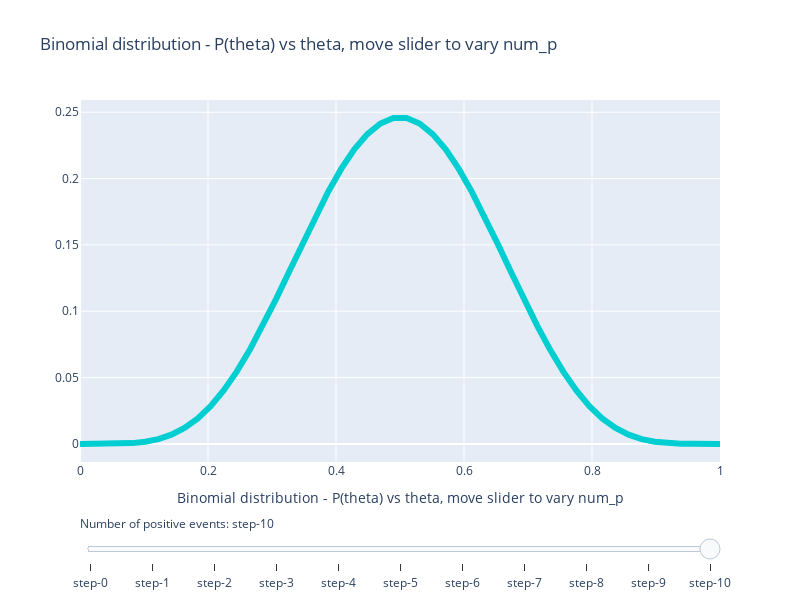

Notebook code cell kept with this figure:
### Markdown cell above
## Total is the number of total events, the number of successes or positive events have a probability theta. 
## The plot shows how p(theta) varies for various values of successes given by num_p

### Code cell
def binomial_vector(num_p, args):
    total_events = args['total']
    theta_range_steps = args['theta_range_steps']
    theta =  np.linspace(0,1,theta_range_steps)
    ncr = comb(int(total_events), int(num_p))
    p_theta = ncr * theta**num_p * (1 - theta)**(total_events - num_p)
    return(p_theta)
   
def binomial_likelihood(num_p, total_events, theta):
    p_y_given_theta = theta**num_p * (1 - theta)**(total_events - num_p)
    return(p_y_given_theta)


fig = plotter(total=10, theta_range_steps=50, function=binomial_vector, 
              function_args={'total':10, 'theta_range_steps': 50},
              plotting_args={'title':'Binomial distribution - P(theta) vs theta, move slider to vary num_p'})
pio.show(fig)
